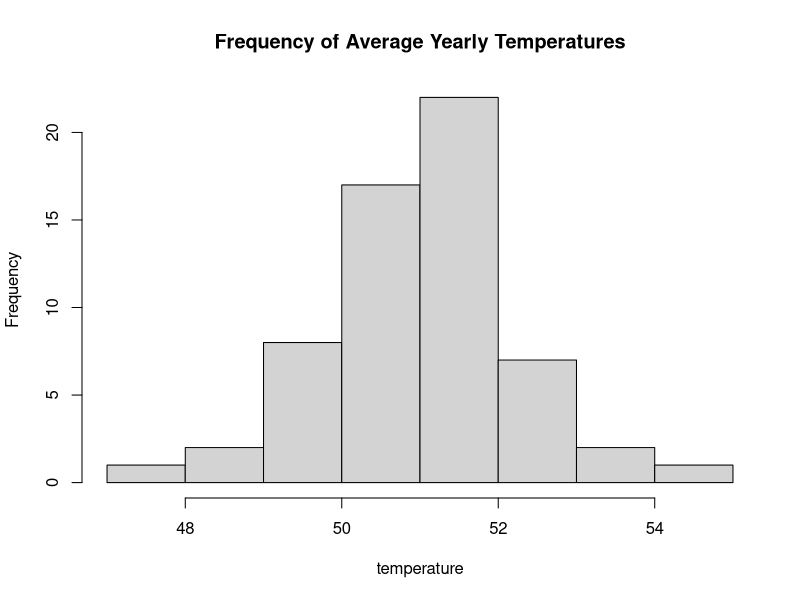
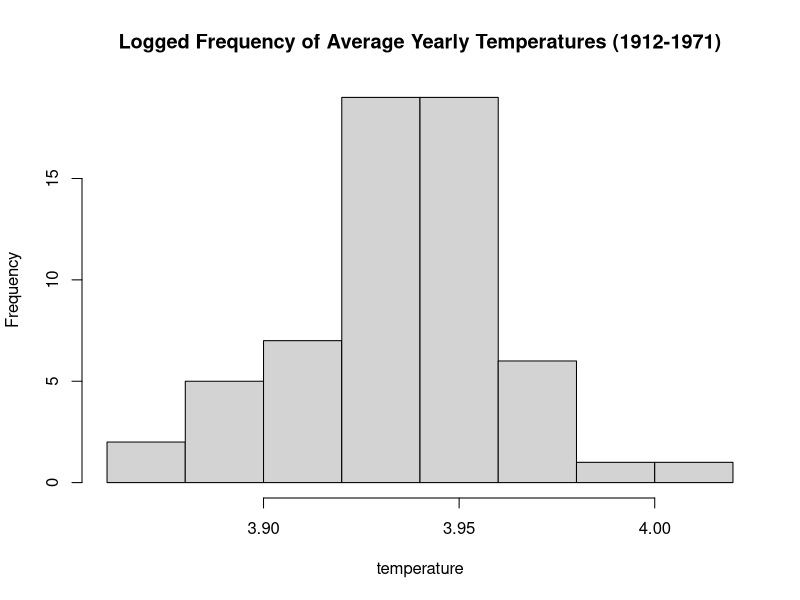

Reproduce these figures in R, in order.
#Data Exploration: Average Yearly Temperatures in New Haven, CT from 1912-1971#
#open piping package#
library(dplyr)
#explore nhtemp#
?nhtemp
#draw up nhtemp data#
data(nhtemp)
#summary statistics#
summary(nhtemp)
#histogram: frequency of average yearly temperatures#
hist(nhtemp, 
     main="Frequency of Average Yearly Temperatures", 
     xlab="temperature") ## ASK ABOUT THIS ERROR
#logged histogram#
log(nhtemp) %>% 
  hist(main="Logged Frequency of Average Yearly Temperatures (1912-1971)",
       xlab="temperature")
